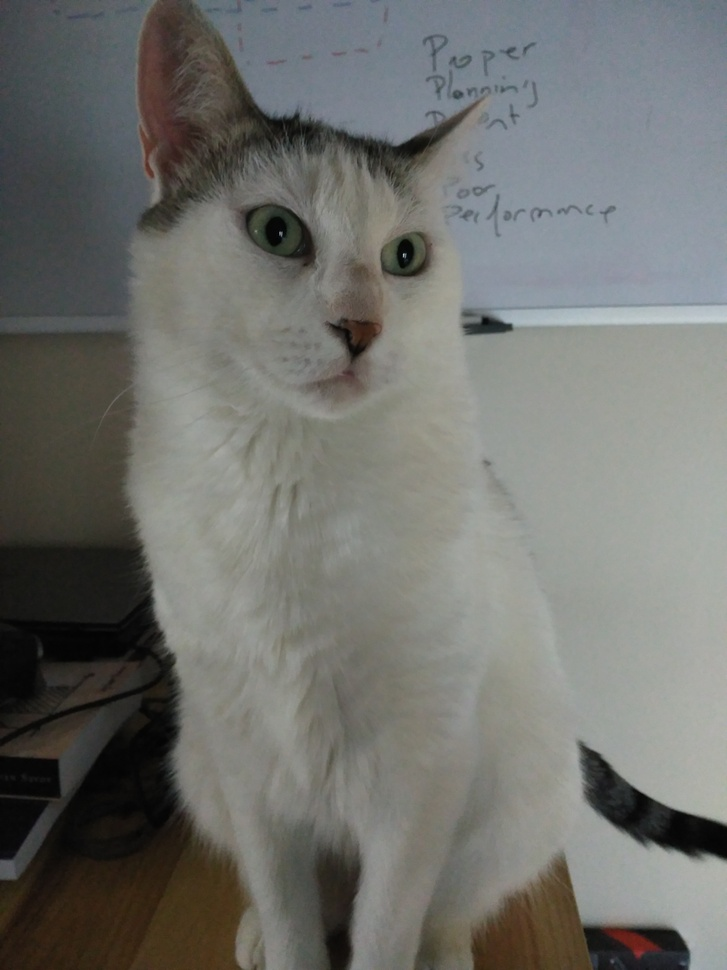
#> input picture input/c1.jpg, 727 x 970 px, shrunk from 3120 x 4160 before the run; its folder holds only this picture in this run
$ python img_transform.py
#> lines starting #> are read from the running program, lines starting #| are printed output that depends on the picture
#> in transform_flip, img is the input picture: shape (970, 727, 3); mean B, G, R 109, 112.9, 111.9
import cv2
import numpy as np
import pathlib
import os
import multiprocessing
import time

input_path = pathlib.Path.cwd().joinpath("input")
output_path = pathlib.Path.cwd().joinpath("output")

def flip_image(image):
    img = np.fliplr(image)
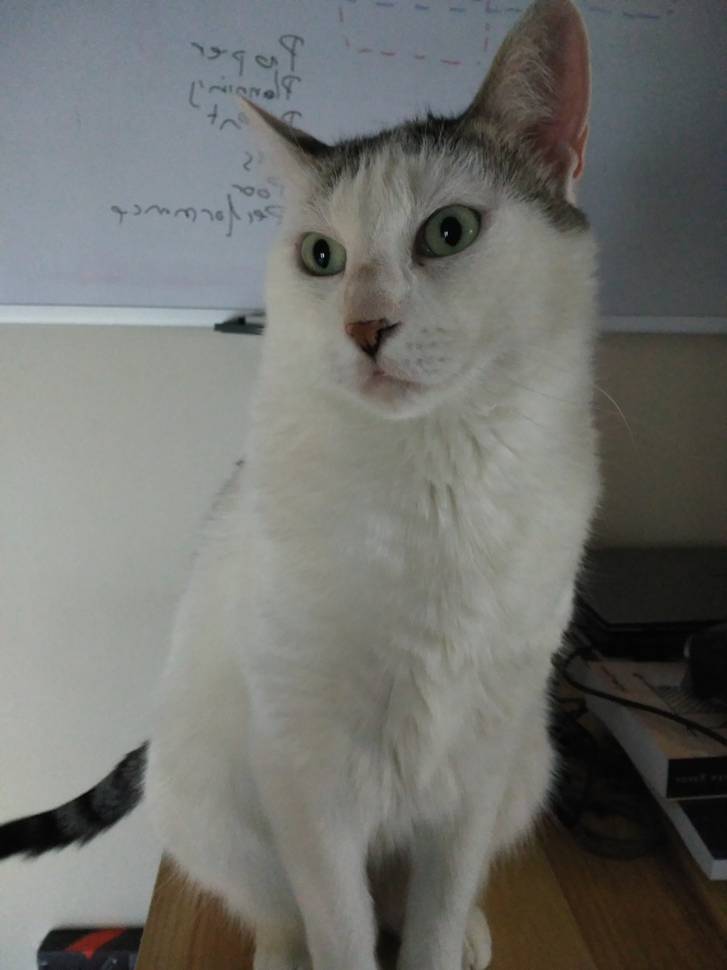
#> img: shape (970, 727, 3); mean B, G, R 109, 112.9, 111.9

    return img

def rotate_image(image):
    (rows, cols) = image.shape[:2]
#> rows = 970; cols = 727
    r_matrix = cv2.getRotationMatrix2D((cols // 2, rows // 2), 45, 1)
    r_img = cv2.warpAffine(image, r_matrix, (cols, rows))
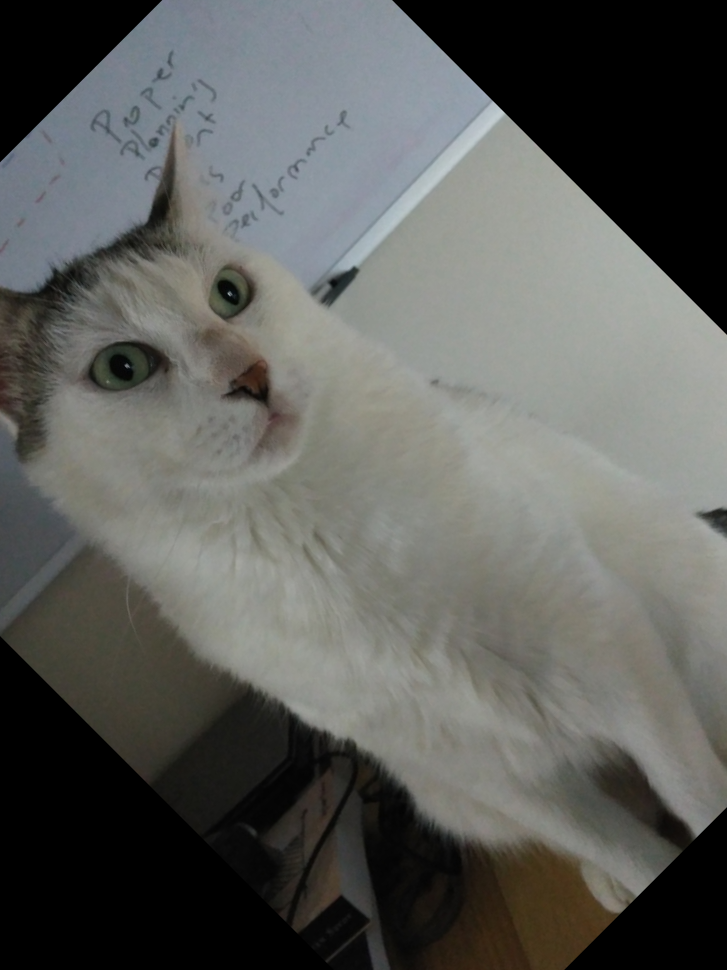
#> r_img: shape (970, 727, 3); mean B, G, R 90.7, 94.2, 93

    return r_img

# [21 lines of commented-out code are left out]

def transform_flip(filename):
    img_input_path = pathlib.Path.cwd().joinpath(input_path, filename)
    img = cv2.imread(str(img_input_path), cv2.IMREAD_UNCHANGED)

    img_out = flip_image(img)

    img_output_path = pathlib.Path.cwd().joinpath(output_path, "f_" + filename)
    cv2.imwrite(str(img_output_path), img_out)

    print(f"Flip image: {filename}")

def transform_rotate(filename):
    img_input_path = pathlib.Path.cwd().joinpath(input_path, filename)
    img = cv2.imread(str(img_input_path), cv2.IMREAD_UNCHANGED)

    img_out = rotate_image(img)

    img_output_path = pathlib.Path.cwd().joinpath(output_path, "r_" + filename)
    cv2.imwrite(str(img_output_path), img_out)

    print(f"Rotate image: {filename}")

# [10 lines of commented-out code are left out]


if __name__ == '__main__':
    t1 = time.time()

    filenames = os.listdir(str(input_path))

    p = multiprocessing.Pool(os.cpu_count() - 1)

    p.map_async(transform_flip, filenames)
    p.map_async(transform_rotate, filenames)
    # p.map_async(transform_gaussian, filenames)

    p.close()
    p.join()

    print(time.time() - t1)

$ run again, on input/c2.jpg
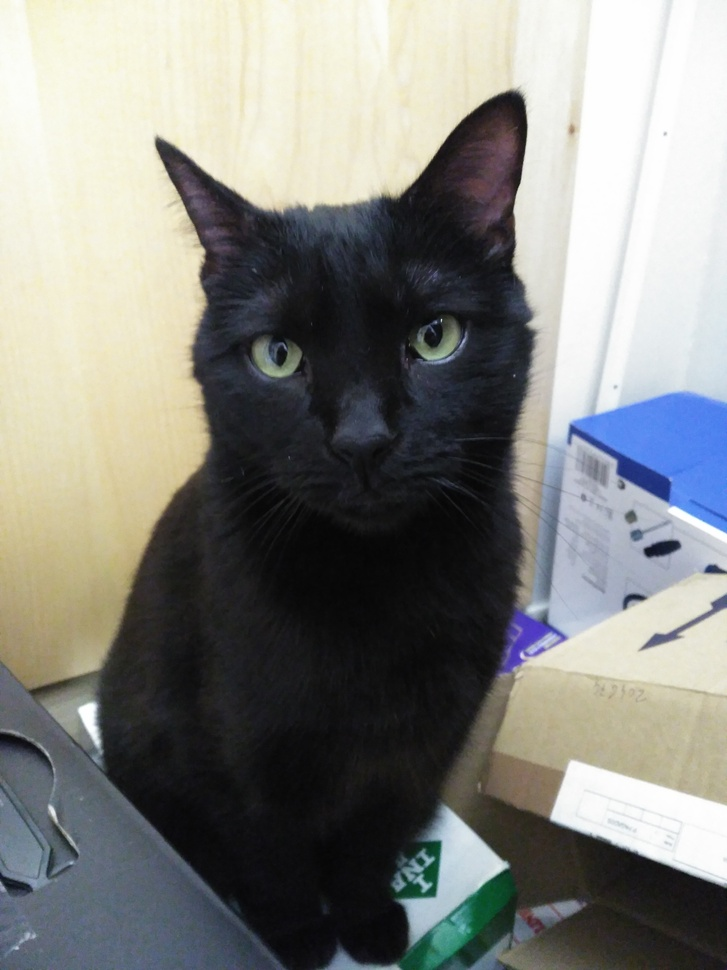
#> input picture input/c2.jpg, 727 x 970 px, shrunk from 3120 x 4160 before the run
#> in transform_flip, img is the input picture: shape (970, 727, 3); mean B, G, R 127.6, 131.9, 131.1
#> in flip_image, `img = np.fliplr(image)`:
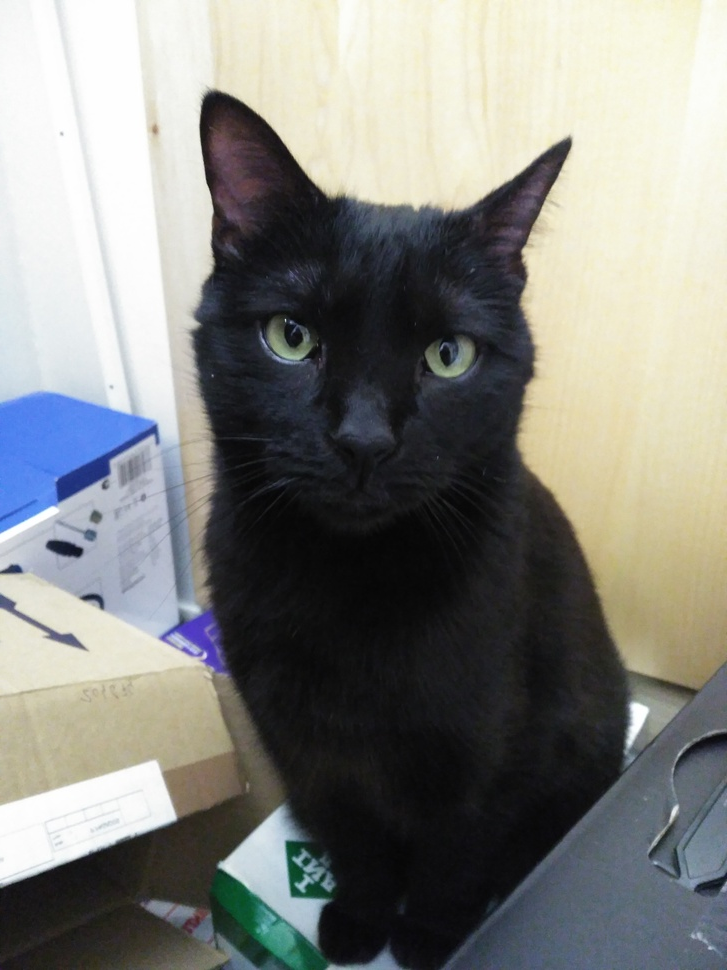
#> img: shape (970, 727, 3); mean B, G, R 127.6, 131.9, 131.1
#> in rotate_image, `r_img = cv2.warpAffine(image, r_matrix, (cols, rows))`:
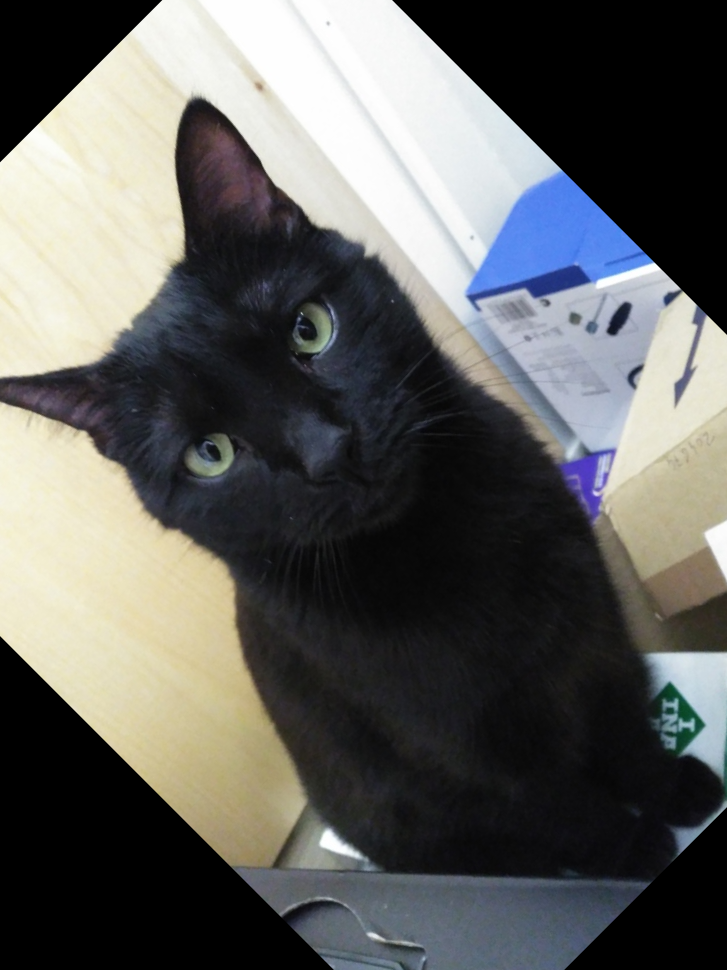
#> r_img: shape (970, 727, 3); mean B, G, R 93.9, 96.2, 95.8
